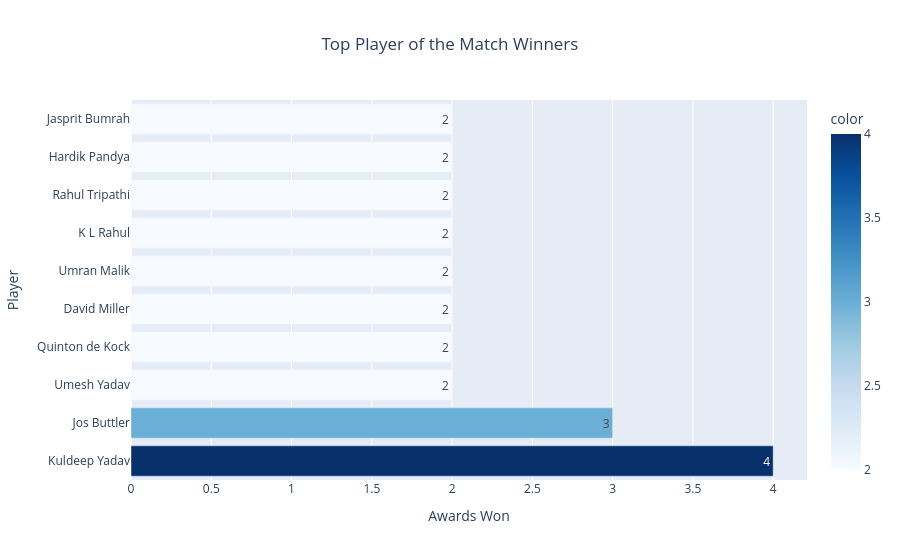

Source (notebook cell):
### Markdown cell above
# KEY PLAYER ANALYSIS

### Code cell
#who won the most 'PLAYER of the match'
pom = df['player_of_the_match'].value_counts().head(10)
fig = px.bar( x=pom.values,y=pom.index,orientation='h', title='Top Player of the Match Winners' , 
              text=pom.values, color=pom.values, color_continuous_scale='Blues')
fig.update_layout( xaxis_title='Awards Won', yaxis_title='Player', title_x=0.5)
fig.show()

### Figure 1 — Plotly figure (JSON) as saved in the notebook; plotly's stock layout.template omitted (floating-point values rounded to 4 significant figures)
{"data": [{"hovertemplate": "x=%{x}<br>y=%{y}<br>text=%{text}<br>color=%{marker.color}<extra></extra>", "legendgroup": "", "marker": {"color": [4, 3, 2, 2, 2, 2, 2, 2, 2, 2], "coloraxis": "coloraxis", "pattern": {"shape": ""}}, "name": "", "orientation": "h", "showlegend": false, "text": [4.0, 3.0, 2.0, 2.0, 2.0, 2.0, 2.0, 2.0, 2.0, 2.0], "textposition": "auto", "type": "bar", "x": [4, 3, 2, 2, 2, 2, 2, 2, 2, 2], "xaxis": "x", "y": ["Kuldeep Yadav", "Jos Buttler", "Umesh Yadav", "Quinton de Kock", "David Miller", "Umran Malik", "K L Rahul", "Rahul Tripathi", "Hardik Pandya", "Jasprit Bumrah"], "yaxis": "y"}], "layout": {"barmode": "relative", "coloraxis": {"colorbar": {"title": {"text": "color"}}, "colorscale": [[0, "rgb(247,251,255)"], [0.125, "rgb(222,235,247)"], [0.25, "rgb(198,219,239)"], [0.375, "rgb(158,202,225)"], [0.5, "rgb(107,174,214)"], [0.625, "rgb(66,146,198)"], [0.75, "rgb(33,113,181)"], [0.875, "rgb(8,81,156)"], [1, "rgb(8,48,107)"]]}, "legend": {"tracegroupgap": 0}, "title": {"text": "Top Player of the Match Winners", "x": 0.5}, "xaxis": {"anchor": "y", "domain": [0, 1], "title": {"text": "Awards Won"}}, "yaxis": {"anchor": "x", "domain": [0, 1], "title": {"text": "Player"}}}}
